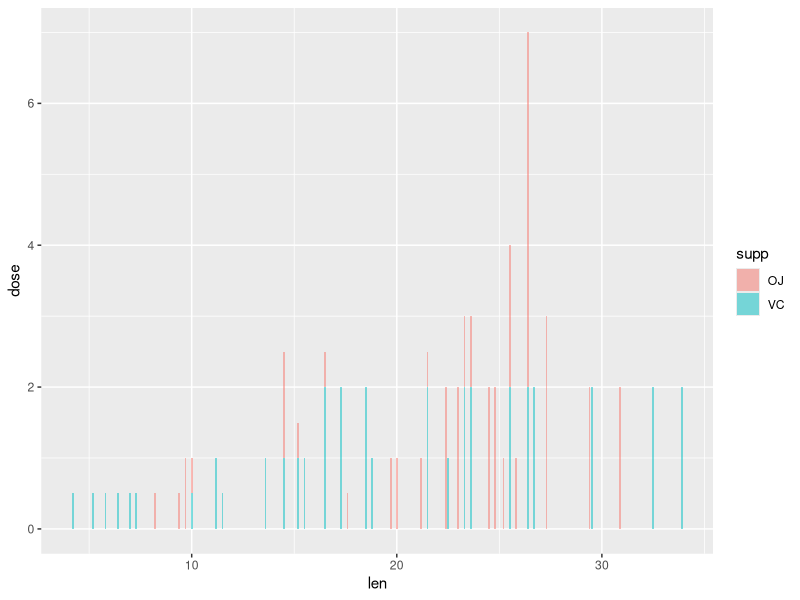
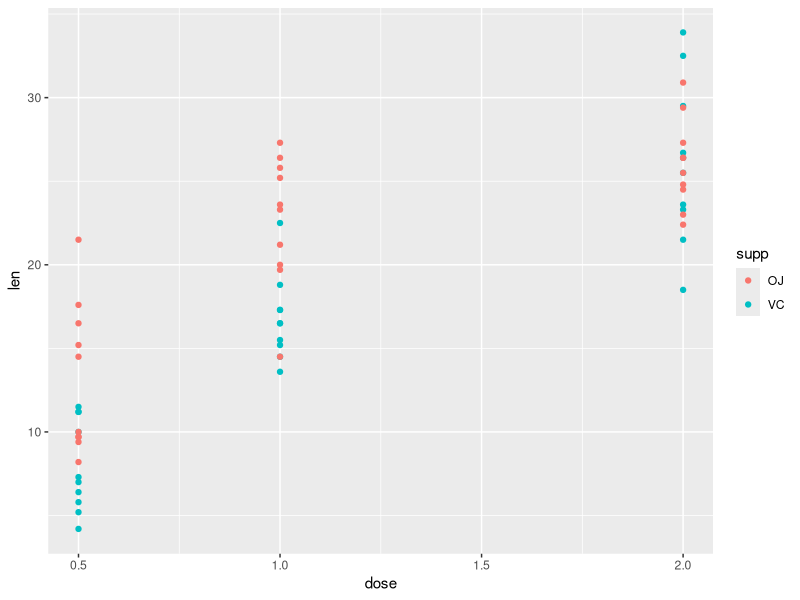

R code for these plots, in order:
## ---- chunk 1
knitr::opts_chunk$set(echo = TRUE)
## ---- chunk 2

library(ggplot2)
library(ggpubr)
library(tidyr)
library(stringr)


data("ToothGrowth")

head(ToothGrowth)

tail(ToothGrowth)

str(ToothGrowth)

## ---- chunk 3

# Overlaid histograms with means
plot1 <- ggplot(ToothGrowth, aes(x=len, y=dose, fill=supp)) +geom_bar(alpha=.5, stat = "identity")

plot1

plot2 <- quickplot(dose, len, data = ToothGrowth, colour=supp)

plot2



